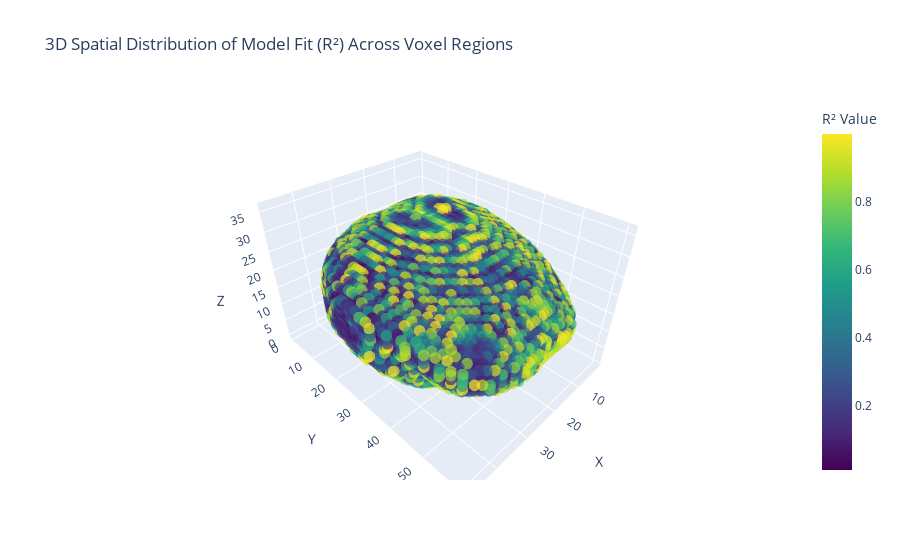

The code cell stored with this chart in its notebook:
### Code cell
import plotly.express as px

fig = px.scatter_3d(
    region_df,
    x='X', y='Y', z='Z',
    color='R^2',
    color_continuous_scale='Viridis',
    size_max=10,
    opacity=0.7,
    title='3D Spatial Distribution of Model Fit (R²) Across Voxel Regions',
    labels={'R^2': 'R² Value'}
)

fig.update_traces(marker=dict(size=4))
fig.update_layout(
    scene=dict(
        xaxis_title='X',
        yaxis_title='Y',
        zaxis_title='Z'
    ),
    coloraxis_colorbar=dict(title='R² Value')
)

fig.show()

### Figure 1 — Plotly figure (JSON) as saved in the notebook; plotly's stock layout.template omitted (floating-point values rounded to 4 significant figures; data arrays with more than 128 entries replaced by an {"elided": "..."} marker saying what was removed)
{"data": [{"hovertemplate": "X=%{x}<br>Y=%{y}<br>Z=%{z}<br>R² Value=%{marker.color}<extra></extra>", "legendgroup": "", "marker": {"color": {"elided": "45134 float values"}, "coloraxis": "coloraxis", "opacity": 0.7, "size": 4, "symbol": "circle"}, "mode": "markers", "name": "", "scene": "scene", "showlegend": false, "type": "scatter3d", "x": {"elided": "45134 int values"}, "y": {"elided": "45134 int values"}, "z": {"elided": "45134 int values"}}], "layout": {"coloraxis": {"colorbar": {"title": {"text": "R² Value"}}, "colorscale": [[0, "#440154"], [0.1111, "#482878"], [0.2222, "#3e4989"], [0.3333, "#31688e"], [0.4444, "#26828e"], [0.5556, "#1f9e89"], [0.6667, "#35b779"], [0.7778, "#6ece58"], [0.8889, "#b5de2b"], [1, "#fde725"]]}, "legend": {"tracegroupgap": 0}, "scene": {"domain": {"x": [0, 1], "y": [0, 1]}, "xaxis": {"title": {"text": "X"}}, "yaxis": {"title": {"text": "Y"}}, "zaxis": {"title": {"text": "Z"}}}, "title": {"text": "3D Spatial Distribution of Model Fit (R²) Across Voxel Regions"}}}
